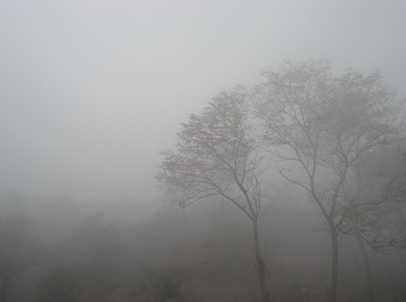
//> input picture HazeRemoval/images/1.jpg, 406 x 302 px
$ ./main images/1.jpg   (built with g++ and OpenCV 4)
//> lines starting //> are read from the running program, lines starting //| are printed output that depends on the picture
### HazeRemoval/fastguidedfilter.h
#ifndef GUIDED_FILTER_H
#define GUIDED_FILTER_H

class FastGuidedFilterImpl;

class FastGuidedFilter
{
public:
    FastGuidedFilter(const cv::Mat &I, int r, double eps,int s);
    ~FastGuidedFilter();

    cv::Mat filter(const cv::Mat &p, int depth = -1) const;

private:
    FastGuidedFilterImpl *impl_;
};

cv::Mat fastGuidedFilter(const cv::Mat &I, const cv::Mat &p, int r, double eps, int s = 1,int depth = -1);


static cv::Mat boxfilter(const cv::Mat &I, int r)
{
    cv::Mat result;
    cv::blur(I, result, cv::Size(r, r));
    return result;
}

static cv::Mat convertTo(const cv::Mat &mat, int depth)
{
    if (mat.depth() == depth)
        return mat;

    cv::Mat result;
    mat.convertTo(result, depth);
    return result;
}

class FastGuidedFilterImpl
{
public:
    FastGuidedFilterImpl(int r, double eps,int s):r(r),eps(eps),s(s){}
    virtual ~FastGuidedFilterImpl() {}

    cv::Mat filter(const cv::Mat &p, int depth);

protected:
    int Idepth,r,s;
    double eps;

private:
    virtual cv::Mat filterSingleChannel(const cv::Mat &p) const = 0;
};

class FastGuidedFilterMono : public FastGuidedFilterImpl
{
public:
    FastGuidedFilterMono(const cv::Mat &I, int r, double eps,int s);

private:
    virtual cv::Mat filterSingleChannel(const cv::Mat &p) const;

private:

    cv::Mat I,origI, mean_I, var_I;
};

class FastGuidedFilterColor : public FastGuidedFilterImpl
{
public:
    FastGuidedFilterColor(const cv::Mat &I, int r, double eps,int s);

private:
    virtual cv::Mat filterSingleChannel(const cv::Mat &p) const;

private:
    std::vector<cv::Mat> origIchannels,Ichannels;
    cv::Mat mean_I_r, mean_I_g, mean_I_b;
    cv::Mat invrr, invrg, invrb, invgg, invgb, invbb;
};


cv::Mat FastGuidedFilterImpl::filter(const cv::Mat &p, int depth)
{
    cv::Mat p2 = convertTo(p, Idepth);
    cv::resize(p2 ,p2,cv::Size(p2.cols/s,p2.rows/s),0,0);
    cv::Mat result;
    if (p.channels() == 1)
    {
        result = filterSingleChannel(p2);
    }
    else
    {
        std::vector<cv::Mat> pc;
        cv::split(p2, pc);

        for (std::size_t i = 0; i < pc.size(); ++i)
            pc[i] = filterSingleChannel(pc[i]);

        cv::merge(pc, result);
    }

    return convertTo(result, depth == -1 ? p.depth() : depth);
}

// [31 lines left out: functions FastGuidedFilterMono, filterSingleChannel, not called in this run]

FastGuidedFilterColor::FastGuidedFilterColor(const cv::Mat &origI, int r, double eps, int s):FastGuidedFilterImpl(r,eps,s)// : r(r), eps(eps)
{

    cv::Mat I;
    if (origI.depth() == CV_32F || origI.depth() == CV_64F)
        I = origI.clone();
    else
        I = convertTo(origI, CV_32F);
    Idepth = I.depth();

    cv::split(I, origIchannels);
    cv::resize(I,I,cv::Size(I.cols/s,I.rows/s),0,0);
    cv::split(I, Ichannels);

    mean_I_r = boxfilter(Ichannels[0], r);
    mean_I_g = boxfilter(Ichannels[1], r);
    mean_I_b = boxfilter(Ichannels[2], r);

    // variance of I in each local patch: the matrix Sigma.
    // Note the variance in each local patch is a 3x3 symmetric matrix:
    //           rr, rg, rb
    //   Sigma = rg, gg, gb
    //           rb, gb, bb
    cv::Mat var_I_rr = boxfilter(Ichannels[0].mul(Ichannels[0]), r) - mean_I_r.mul(mean_I_r) + eps;
    cv::Mat var_I_rg = boxfilter(Ichannels[0].mul(Ichannels[1]), r) - mean_I_r.mul(mean_I_g);
    cv::Mat var_I_rb = boxfilter(Ichannels[0].mul(Ichannels[2]), r) - mean_I_r.mul(mean_I_b);
    cv::Mat var_I_gg = boxfilter(Ichannels[1].mul(Ichannels[1]), r) - mean_I_g.mul(mean_I_g) + eps;
    cv::Mat var_I_gb = boxfilter(Ichannels[1].mul(Ichannels[2]), r) - mean_I_g.mul(mean_I_b);
    cv::Mat var_I_bb = boxfilter(Ichannels[2].mul(Ichannels[2]), r) - mean_I_b.mul(mean_I_b) + eps;

    // Inverse of (Sigma + eps * I)
    invrr = var_I_gg.mul(var_I_bb) - var_I_gb.mul(var_I_gb);
    invrg = var_I_gb.mul(var_I_rb) - var_I_rg.mul(var_I_bb);
    invrb = var_I_rg.mul(var_I_gb) - var_I_gg.mul(var_I_rb);
    invgg = var_I_rr.mul(var_I_bb) - var_I_rb.mul(var_I_rb);
    invgb = var_I_rb.mul(var_I_rg) - var_I_rr.mul(var_I_gb);
    invbb = var_I_rr.mul(var_I_gg) - var_I_rg.mul(var_I_rg);

    cv::Mat covDet = invrr.mul(var_I_rr) + invrg.mul(var_I_rg) + invrb.mul(var_I_rb);

    invrr /= covDet;
    invrg /= covDet;
    invrb /= covDet;
    invgg /= covDet;
    invgb /= covDet;
    invbb /= covDet;
}

cv::Mat FastGuidedFilterColor::filterSingleChannel(const cv::Mat &p) const
{
    cv::Mat mean_p = boxfilter(p, r);

    cv::Mat mean_Ip_r = boxfilter(Ichannels[0].mul(p), r);
    cv::Mat mean_Ip_g = boxfilter(Ichannels[1].mul(p), r);
    cv::Mat mean_Ip_b = boxfilter(Ichannels[2].mul(p), r);

    // covariance of (I, p) in each local patch.
    cv::Mat cov_Ip_r = mean_Ip_r - mean_I_r.mul(mean_p);
    cv::Mat cov_Ip_g = mean_Ip_g - mean_I_g.mul(mean_p);
    cv::Mat cov_Ip_b = mean_Ip_b - mean_I_b.mul(mean_p);

    cv::Mat a_r = invrr.mul(cov_Ip_r) + invrg.mul(cov_Ip_g) + invrb.mul(cov_Ip_b);
    cv::Mat a_g = invrg.mul(cov_Ip_r) + invgg.mul(cov_Ip_g) + invgb.mul(cov_Ip_b);
    cv::Mat a_b = invrb.mul(cov_Ip_r) + invgb.mul(cov_Ip_g) + invbb.mul(cov_Ip_b);

    cv::Mat b = mean_p - a_r.mul(mean_I_r) - a_g.mul(mean_I_g) - a_b.mul(mean_I_b);

    cv::Mat mean_a_r = boxfilter(a_r, r);
    cv::Mat mean_a_g = boxfilter(a_g, r);
    cv::Mat mean_a_b = boxfilter(a_b, r);
    cv::Mat mean_b = boxfilter(b, r);
    cv::resize(mean_a_r ,mean_a_r,cv::Size(origIchannels[0].cols,origIchannels[0].rows),0,0,cv::INTER_LINEAR);
    cv::resize(mean_a_g ,mean_a_g,cv::Size(origIchannels[1].cols,origIchannels[1].rows),0,0,cv::INTER_LINEAR);
    cv::resize(mean_a_b ,mean_a_b,cv::Size(origIchannels[2].cols,origIchannels[2].rows),0,0,cv::INTER_LINEAR);
    cv::resize(mean_b,mean_b,cv::Size(origIchannels[2].cols,origIchannels[2].rows),0,0,cv::INTER_LINEAR);
    return (mean_a_r.mul(origIchannels[0]) +mean_a_g.mul(origIchannels[1]) +mean_a_b.mul(origIchannels[2]) + mean_b);

}


FastGuidedFilter::FastGuidedFilter(const cv::Mat &I, int r, double eps,int s)
{
    CV_Assert(I.channels() == 1 || I.channels() == 3);

    if (I.channels() == 1)
        impl_ = new FastGuidedFilterMono(I, 2 * (r/s) + 1, eps,s);
    else
        impl_ = new FastGuidedFilterColor(I, 2 * (r/s) + 1, eps,s);
}

FastGuidedFilter::~FastGuidedFilter()
{
    delete impl_;
}

cv::Mat FastGuidedFilter::filter(const cv::Mat &p, int depth) const
{
    return impl_->filter(p, depth);
}

cv::Mat fastGuidedFilter(const cv::Mat &I, const cv::Mat &p, int r, double eps, int s,int depth)
{
    return FastGuidedFilter(I, r, eps,s).filter(p, depth);
}

#endif

### HazeRemoval/dehaze.h
//
// author: 会飞的吴克
//

#ifndef IMAGE_PROCESSING_FROM_SCRATCH_DEHAZE_H
#define IMAGE_PROCESSING_FROM_SCRATCH_DEHAZE_H
#include <opencv2/opencv.hpp>
namespace DarkChannel {
#define __Assert__(x,msg)\
do\
{\
    if(!(x)){throw std::runtime_error((msg));}\
}while(false)

    cv::Mat dehaze(const cv::Mat& img);
}


#endif //IMAGE_PROCESSING_FROM_SCRATCH_DEHAZE_H

### HazeRemoval/dehaze.cpp
//
// author: 会飞的吴克
//

#include "dehaze.h"
#include "fastguidedfilter.h"

namespace DarkChannel{

    cv::Mat dehaze(const cv::Mat &img) {
        __Assert__(img.type() == CV_8UC3,"3 channel images only.");
        cv::Mat img_double;
        img.convertTo(img_double,CV_64FC3);
        img_double /= 255;

        // get dark channel
        int patch_radius = 7;
        cv::Mat darkchannel = cv::Mat::zeros(img_double.rows,img_double.cols,CV_64F);
        for(int i = 0;i < darkchannel.rows;i++)
        {
            for(int j = 0;j < darkchannel.cols;j++)
            {
                int r_start = std::max(0,i-patch_radius);
                int r_end = std::min(darkchannel.rows,i+patch_radius+1);
                int c_start = std::max(0,j-patch_radius);
                int c_end = std::min(darkchannel.cols,j+patch_radius+1);
                double dark = 255;
                for(int r = r_start;r < r_end;r++)
                {
                    for(int c = c_start;c < c_end;c++)
                    {
                        const cv::Vec3d& val = img_double.at<cv::Vec3d>(r,c);
                        dark = std::min(dark,val[0]);
                        dark = std::min(dark,val[1]);
                        dark = std::min(dark,val[2]);
                    }
                }
                darkchannel.at<double>(i,j) = dark;
            }
        }


        // get atmospheric light
        int pixels = img_double.rows * img_double.cols;
        int num = pixels/1000; // 0.1%
        std::vector<std::pair<double,int> > V;
        V.reserve(pixels);
        int k = 0;
        for(int i = 0;i < darkchannel.rows;i++)
        {
            for(int j = 0;j < darkchannel.cols;j++)
            {
                V.emplace_back(darkchannel.at<double >(i,j),k);
                k++;
            }
        }
        std::sort(V.begin(),V.end(),[](const std::pair<double,int>& p1,const std::pair<double,int>& p2){ return p1.first > p2.first;});

        double atmospheric_light[] = {0,0,0};
        for(k = 0;k < num;k++)
        {
            int r = V[k].second/darkchannel.cols;
            int c = V[k].second%darkchannel.cols;
            const cv::Vec3d& val = img_double.at<cv::Vec3d>(r,c);
            atmospheric_light[0] += val[0];
            atmospheric_light[1] += val[1];
            atmospheric_light[2] += val[2];
        }
        atmospheric_light[0] /= num;
        atmospheric_light[1] /= num;
        atmospheric_light[2] /= num;


        double omega = 0.95;
        cv::Mat channels[3];
        cv::split(img_double,channels);
        for(k = 0;k < 3;k++)
        {
            channels[k] /= atmospheric_light[k];
        }
        cv::Mat temp;
        cv::merge(channels,3,temp);
        // get dark channel of temp.
        cv::Mat temp_dark = cv::Mat::zeros(temp.rows,temp.cols,CV_64F);
        for(int i = 0;i < temp.rows;i++)
        {
            for(int j = 0;j < temp.cols;j++)
            {
                int r_start = std::max(0,i-patch_radius);
                int r_end = std::min(temp.rows,i+patch_radius+1);
                int c_start = std::max(0,j-patch_radius);
                int c_end = std::min(temp.cols,j+patch_radius+1);
                double dark = 255;
                for(int r = r_start;r < r_end;r++)
                {
                    for(int c = c_start;c < c_end;c++)
                    {
                        const cv::Vec3d& val = temp.at<cv::Vec3d>(r,c);
                        dark = std::min(dark,val[0]);
                        dark = std::min(dark,val[1]);
                        dark = std::min(dark,val[2]);
                    }
                }
                temp_dark.at<double>(i,j) = dark;
            }
        }
        // get transmission.
        cv::Mat transmission = 1-omega*temp_dark;
        transmission = fastGuidedFilter(img_double,transmission,40,0.1,5);

        double t0 = 0.1;
        cv::split(img_double,channels);
        cv::Mat trans_;
        cv::max(transmission,t0,trans_);
        cv::Mat temp_;
        for(k = 0;k < 3;k++)
        {
            cv::divide((channels[k]-atmospheric_light[k]),trans_,temp_);
            channels[k] = atmospheric_light[k] + temp_;
        }

        cv::Mat res;
        cv::merge(channels,3,res);
        double maxv;
        minMaxLoc(res,nullptr,&maxv,nullptr,nullptr);
        res /= maxv;
        res *= 255;
        res.convertTo(res,CV_8UC3);

        return res;
    }
}

### HazeRemoval/main.cpp
//
// author: 会飞的吴克
//
#include "dehaze.h"

int main(int argc,char** argv)
{
    __Assert__(argc == 2,"Please provide a correct image name.");
    std::string img_name = argv[1];
    int pos = img_name.find_last_of('/');
    std::string path;
    if(pos == std::string::npos){path = "";}
    else{path = img_name.substr(0,pos+1);img_name = img_name.substr(pos+1);}
    cv::Mat img = cv::imread(path+img_name);
//> img is the input picture: 302 rows x 406 cols, CV_8UC3; mean B, G, R 147.9, 147.6, 147.2
    cv::Mat res = DarkChannel::dehaze(img);
//> after the loop in dehaze, `for(int i = 0;i < darkchannel.rows;i++)`:
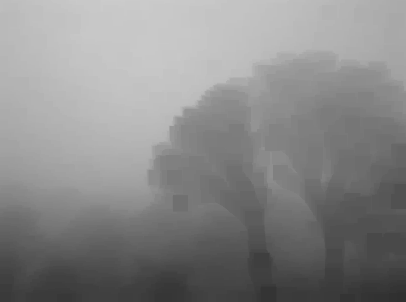
//> darkchannel: 302 rows x 406 cols, CV_64FC1; min 0.184, max 0.796, mean 0.535
//> the loop in dehaze, `for(int i = 0;i < darkchannel.rows;i++)` made 302 passes
//> k on passes 1 to 3: 406, 812, 1218
//> after the loop in dehaze, `for(int i = 0;i < darkchannel.rows;i++)`: V = 122612 items; k = 122612
//> the loop in dehaze, `for(k = 0;k < num;k++)` made 122 passes
//> (r, c, val) on passes 1 to 12: (0, 119, [0.831, 0.812, 0.808]), (1, 102, [0.831, 0.812, 0.808]), (1, 103, [0.831, 0.808, 0.812]), (1, 104, [0.827, 0.812, 0.808]), (1, 122, [0.831, 0.812, 0.82]), (1, 123, [0.831, 0.812, 0.82]), (1, 124, [0.827, 0.812, 0.808]), (0, 117, [0.827, 0.812, 0.808]), (0, 118, [0.835, 0.816, 0.812]), (1, 121, [0.824, 0.804, 0.808]), (0, 120, [0.827, 0.808, 0.812]), (0, 121, [0.827, 0.808, 0.812])
//> after the loop in dehaze, `for(k = 0;k < num;k++)`: atmospheric_light = [100.8, 98.68, 98.48]
//> in dehaze, `atmospheric_light[0] /= num;`: atmospheric_light = [0.826, 98.68, 98.48]
//> in dehaze, `atmospheric_light[1] /= num;`: atmospheric_light = [0.826, 0.809, 98.48]
//> in dehaze, `atmospheric_light[2] /= num;`: atmospheric_light = [0.826, 0.809, 0.807]
//> in dehaze, `cv::merge(channels,3,temp);`:
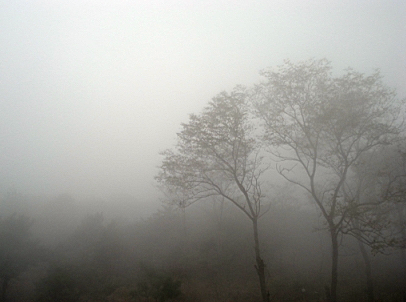
//> temp: 302 rows x 406 cols, CV_64FC3; mean B, G, R 0.702, 0.716, 0.715; drawn with min black and max white
//> after the loop in dehaze, `for(int i = 0;i < temp.rows;i++)`:
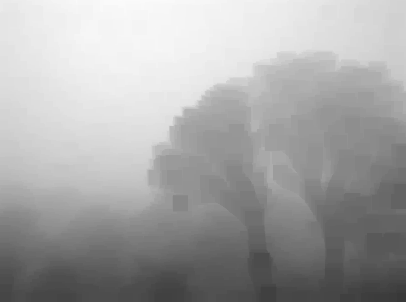
//> temp_dark: 302 rows x 406 cols, CV_64FC1; min 0.223, max 0.986, mean 0.654
//> in dehaze, `cv::Mat transmission = 1-omega*temp_dark;`:
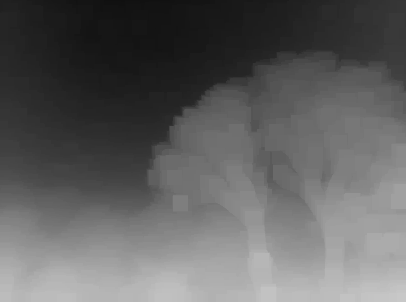
//> transmission: 302 rows x 406 cols, CV_64FC1; min 0.0631, max 0.788, mean 0.379
//> in FastGuidedFilterColor, `cv::Mat var_I_bb = boxfilter(Ichannels[2].mul(Ichannels[2]), r) - mean..`:
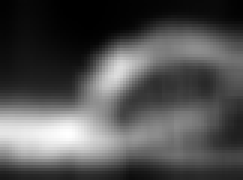
//> var_I_bb: 60 rows x 81 cols, CV_64FC1 (shown 3 times larger); min 0.1, max 0.108, mean 0.103; drawn with min black and max white
//> in filterSingleChannel, `cv::Mat mean_Ip_r = boxfilter(Ichannels[0].mul(p), r);`:
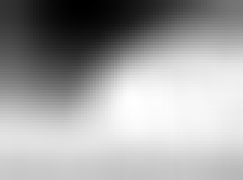
//> mean_Ip_r: 60 rows x 81 cols, CV_64FC1 (shown 3 times larger); min 0.0666, max 0.248, mean 0.183; drawn with min black and max white
//> in filterSingleChannel, `cv::Mat cov_Ip_r = mean_Ip_r - mean_I_r.mul(mean_p);`:
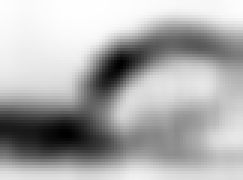
//> cov_Ip_r: 60 rows x 81 cols, CV_64FC1 (shown 3 times larger); min -0.0105, max -1.7e-05, mean -0.00335; drawn with min black and max white
//> in dehaze, `minMaxLoc(res,nullptr,&maxv,nullptr,nullptr);`: maxv = 0.997
    std::cout << res.rows << " " << res.cols << std::endl;
//| 302 406
    cv::imwrite("dehazed_"+img_name,res);
    cv::imshow("result",res);
    cv::waitKey(0);
    return 0;
}

$ run again, on HazeRemoval/images/city_1.jpg
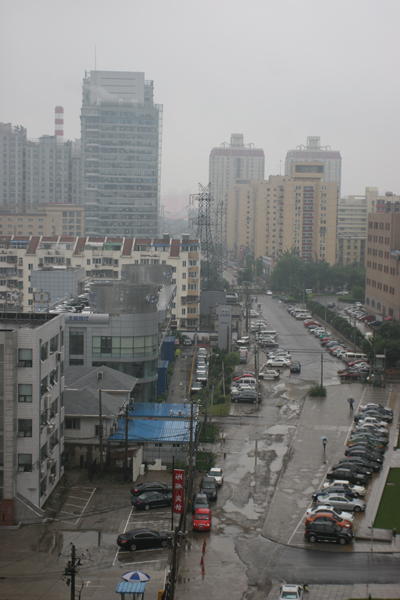
//> input picture HazeRemoval/images/city_1.jpg, 400 x 600 px
//> img is the input picture: 600 rows x 400 cols, CV_8UC3; mean B, G, R 124.4, 125.7, 125.5
//> after the loop in dehaze, `for(int i = 0;i < darkchannel.rows;i++)`:
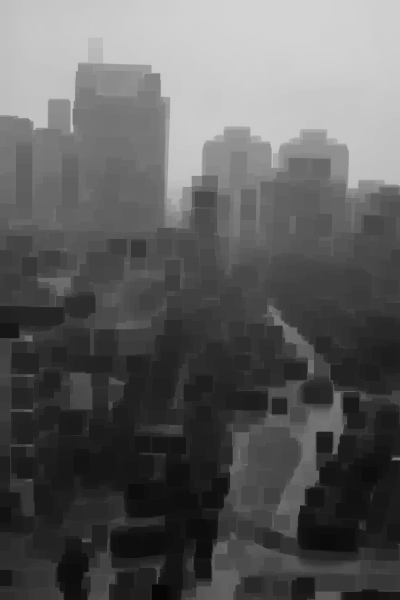
//> darkchannel: 600 rows x 400 cols, CV_64FC1; min 0.0235, max 0.831, mean 0.368
//> the loop in dehaze, `for(int i = 0;i < darkchannel.rows;i++)` made 600 passes
//> k on passes 1 to 3: 400, 800, 1200
//> after the loop in dehaze, `for(int i = 0;i < darkchannel.rows;i++)`: V = 240000 items; k = 240000
//> the loop in dehaze, `for(k = 0;k < num;k++)` made 240 passes
//> (r, c, val) on passes 1 to 3: (25, 274, [0.839, 0.831, 0.831]), (14, 300, [0.843, 0.835, 0.835]), (7, 297, [0.847, 0.839, 0.839])
//> after the loop in dehaze, `for(k = 0;k < num;k++)`: atmospheric_light = [202.4, 200.5, 200.7]
//> in dehaze, `atmospheric_light[0] /= num;`: atmospheric_light = [0.843, 200.5, 200.7]
//> in dehaze, `atmospheric_light[1] /= num;`: atmospheric_light = [0.843, 0.836, 200.7]
//> in dehaze, `atmospheric_light[2] /= num;`: atmospheric_light = [0.843, 0.836, 0.836]
//> in filterSingleChannel, `cv::Mat cov_Ip_r = mean_Ip_r - mean_I_r.mul(mean_p);`:
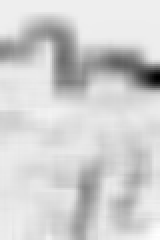
//> cov_Ip_r: 120 rows x 80 cols, CV_64FC1 (shown 2 times larger); min -0.0321, max 0.00218, mean -0.004; drawn with min black and max white
//> maxv = 0.92
//| 600 400

$ run again, on HazeRemoval/images/city_2.jpg
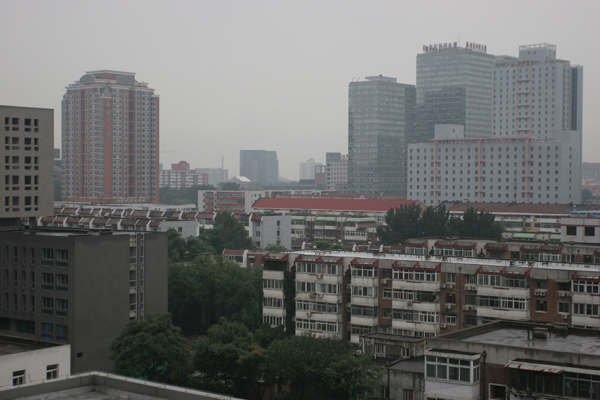
//> input picture HazeRemoval/images/city_2.jpg, 600 x 400 px
//> img is the input picture: 400 rows x 600 cols, CV_8UC3; mean B, G, R 108.4, 109.5, 108.6
//> after the loop in dehaze, `for(int i = 0;i < darkchannel.rows;i++)`:
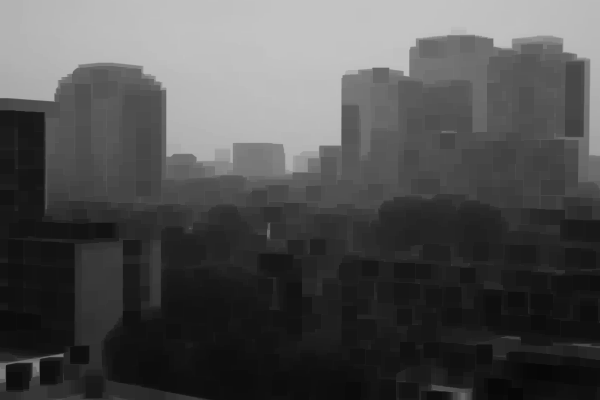
//> darkchannel: 400 rows x 600 cols, CV_64FC1; min 0.0275, max 0.769, mean 0.314
//> the loop in dehaze, `for(int i = 0;i < darkchannel.rows;i++)` made 400 passes
//> k on passes 1 to 3: 600, 1200, 1800
//> after the loop in dehaze, `for(int i = 0;i < darkchannel.rows;i++)`: V = 240000 items; k = 240000
//> the loop in dehaze, `for(k = 0;k < num;k++)` made 240 passes
//> (r, c, val) on passes 1 to 3: (27, 289, [0.769, 0.769, 0.769]), (33, 325, [0.769, 0.769, 0.769]), (33, 324, [0.773, 0.773, 0.773])
//> after the loop in dehaze, `for(k = 0;k < num;k++)`: atmospheric_light = [185.1, 185, 185]
//> in dehaze, `atmospheric_light[0] /= num;`: atmospheric_light = [0.771, 185, 185]
//> in dehaze, `atmospheric_light[1] /= num;`: atmospheric_light = [0.771, 0.771, 185]
//> in dehaze, `atmospheric_light[2] /= num;`: atmospheric_light = [0.771, 0.771, 0.771]
//> in filterSingleChannel, `cv::Mat cov_Ip_r = mean_Ip_r - mean_I_r.mul(mean_p);`:
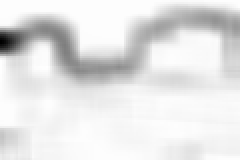
//> cov_Ip_r: 80 rows x 120 cols, CV_64FC1 (shown 2 times larger); min -0.0606, max 0.000296, mean -0.00615; drawn with min black and max white
//> maxv = 0.941
//| 400 600

$ run again, on HazeRemoval/images/cones.jpg
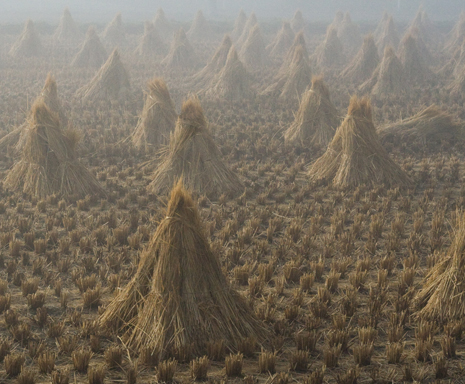
//> input picture HazeRemoval/images/cones.jpg, 465 x 384 px
//> img is the input picture: 384 rows x 465 cols, CV_8UC3; mean B, G, R 97, 111.4, 121.2
//> the loop in dehaze, `for(int i = 0;i < darkchannel.rows;i++)` made 384 passes
//> k on passes 1 to 3: 465, 930, 1395
//> after the loop in dehaze, `for(int i = 0;i < darkchannel.rows;i++)`: V = 178560 items; k = 178560
//> the loop in dehaze, `for(k = 0;k < num;k++)` made 178 passes
//> (r, c, val) on passes 1 to 3: (1, 27, [0.78, 0.769, 0.749]), (1, 39, [0.78, 0.769, 0.749]), (1, 38, [0.78, 0.769, 0.749])
//> after the loop in dehaze, `for(k = 0;k < num;k++)`: atmospheric_light = [138.2, 136.8, 132.6]
//> in dehaze, `atmospheric_light[0] /= num;`: atmospheric_light = [0.776, 136.8, 132.6]
//> in dehaze, `atmospheric_light[1] /= num;`: atmospheric_light = [0.776, 0.768, 132.6]
//> in dehaze, `atmospheric_light[2] /= num;`: atmospheric_light = [0.776, 0.768, 0.745]
//> in filterSingleChannel, `cv::Mat cov_Ip_g = mean_Ip_g - mean_I_g.mul(mean_p);`:
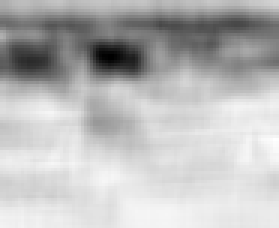
//> cov_Ip_g: 76 rows x 93 cols, CV_64FC1 (shown 3 times larger); min -0.007, max 0.000205, mean -0.00174; drawn with min black and max white
//> maxv = 0.952
//| 384 465
